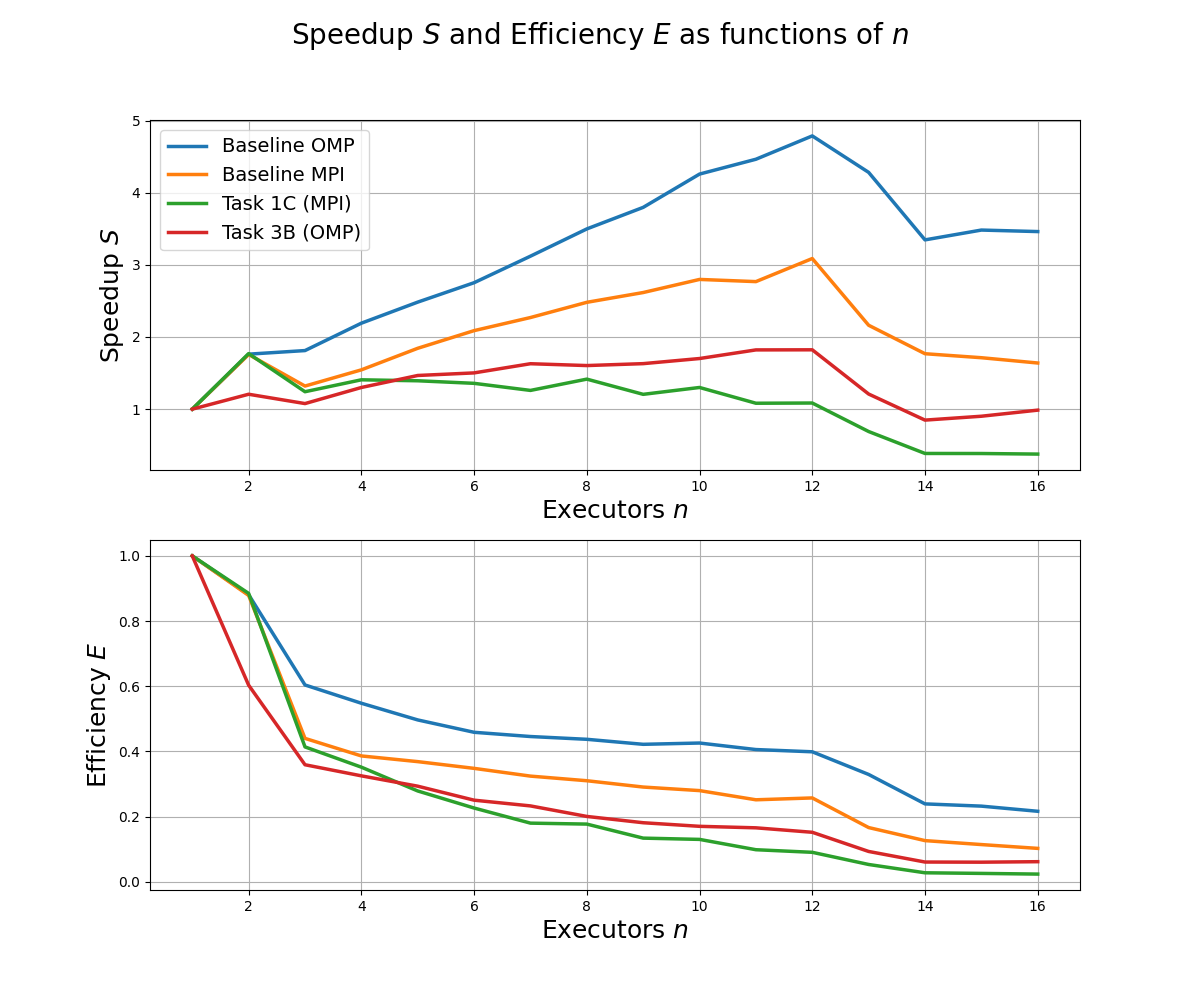

Write Python code to recreate this figure.
import subprocess
import matplotlib.pyplot as plt
import re
import json
from pathlib import Path

average = 5
max_threads = 16
repo_path = Path(__file__).parent.parent

mpi_base_path = repo_path / "build" / "OMP_Lab" / "MPI_Base"
omp_base_path = repo_path / "build" / "OMP_Lab" / "OMP_Base"
mpi_1c_path = repo_path / "build" / "OMP_Lab" / "MPI_1c"
omp_3b_path = repo_path / "build" / "OMP_Lab" / "OMP_3b"
data_path = repo_path / "OMP_Lab" / "data.json"
plot_path = repo_path / "OMP_Lab" / "plot.png"


class measure_type:
    threads: int
    time: float

    def __init__(self, threads: int, time: float):
        self.threads = threads
        self.time = time

    def __repr__(self) -> str:
        return f'"{self.threads}": {self.time}'


class measures_type:
    mpi_base: list[measure_type]
    omp_base: list[measure_type]
    mpi_1c: list[measure_type]
    omp_3b: list[measure_type]

    def __init__(self):
        self.mpi_base = []
        self.omp_base = []
        self.mpi_1c = []
        self.omp_3b = []

    def __repr__(self) -> str:
        mpi_base_repr = ", ".join(repr(m) for m in self.mpi_base)
        omp_base_repr = ", ".join(repr(m) for m in self.omp_base)
        mpi_1c_repr = ", ".join(repr(m) for m in self.mpi_1c)
        omp_3b_repr = ", ".join(repr(m) for m in self.omp_3b)
        return f'{{ "mpi_base": {{ {mpi_base_repr} }}, "omp_base": {{ {omp_base_repr} }}, "mpi_1c": {{ {mpi_1c_repr} }}, "omp_3b": {{ {omp_3b_repr} }} }}'


def count_time(args: list[str], prog: str) -> float:
    res: float = 0.0
    for i in range(average):
        p = subprocess.Popen(
            args=args, stdout=subprocess.PIPE, cwd=repo_path, encoding="UTF-8"
        )
        out, err = p.communicate()
        pattern = r"Elapsed time:\s*([0-9]*\.?[0-9]+(?:[eE][+-]?[0-9]+)?)\s*seconds"
        match = re.search(pattern, out)
        if match:
            elapsed_time = float(match.group(1))
            res = res + elapsed_time
        else:
            raise Exception(f"can not get time from '{prog}'")
    res = res / average
    return round(res, 4)


def measure_mpi(prog: str, threads: int) -> float:
    args = ["mpirun", "--map-by", ":oversubscribe", "-n", f"{threads}", f"{prog}"]
    return count_time(args, prog)


def measure_omp(prog: str, threads: int) -> float:
    args = [f"{prog}", f"{threads}"]
    return count_time(args, prog)


def write_data():
    data = measures_type()
    for i in range(1, max_threads + 1):
        mpi_base = measure_type(i, measure_mpi(mpi_base_path, i))
        omp_base = measure_type(i, measure_omp(omp_base_path, i))
        mpi_1c = measure_type(i, measure_mpi(mpi_1c_path, i))
        omp_3b = measure_type(i, measure_omp(omp_3b_path, i))
        data.mpi_base.append(mpi_base)
        data.omp_base.append(omp_base)
        data.mpi_1c.append(mpi_1c)
        data.omp_3b.append(omp_3b)
    with open(data_path, "w") as f:
        f.write(str(data))


def read_data() -> measures_type:
    data = measures_type()
    with open(data_path, "r") as f:
        res = json.load(f)
    mpi_base_measures = res["mpi_base"]
    for key, value in mpi_base_measures.items():
        data.mpi_base.append(measure_type(int(key), float(value)))
    omp_base_measures = res["omp_base"]
    for key, value in omp_base_measures.items():
        data.omp_base.append(measure_type(int(key), float(value)))
    mpi_1c_measures = res["mpi_1c"]
    for key, value in mpi_1c_measures.items():
        data.mpi_1c.append(measure_type(int(key), float(value)))
    omp_3b_measures = res["omp_3b"]
    for key, value in omp_3b_measures.items():
        data.omp_3b.append(measure_type(int(key), float(value)))
    return data


def plot_speedup(ax, measures: list[measure_type], label: str):
    speedup_of_executors = []
    efficiency_of_executors = []
    threads_list = [measure.threads for measure in measures]
    seq_time = next((measure for measure in measures if measure.threads == 1), None)
    for measure in measures:
        speedup_of_executors.append(seq_time.time / measure.time)
        efficiency_of_executors.append(seq_time.time / measure.time / measure.threads)

    ax[0].plot(threads_list, speedup_of_executors, label=label, linewidth=2.5)
    ax[1].plot(threads_list, efficiency_of_executors, label=label, linewidth=2.5)


def main():
    write_data()
    data = read_data()

    fig, ax = plt.subplots(nrows=2, figsize=[12, 10])

    fig.suptitle(r"Speedup $S$ and Efficiency $E$ as functions of $n$", fontsize=20)
    print(data)

    plot_speedup(ax, data.omp_base, "Baseline OMP")
    plot_speedup(ax, data.mpi_base, "Baseline MPI")
    plot_speedup(ax, data.mpi_1c, "Task 1C (MPI)")
    plot_speedup(ax, data.omp_3b, "Task 3B (OMP)")

    ax[0].grid()
    ax[0].set_xlabel(r"Executors $n$", fontsize=18)
    ax[0].set_ylabel(r"Speedup $S$", fontsize=18)
    ax[0].legend(loc="best", fontsize=14)

    ax[1].grid()
    ax[1].set_xlabel(r"Executors $n$", fontsize=18)
    ax[1].set_ylabel(r"Efficiency $E$", fontsize=18)

    plt.show()
    #plt.savefig(plot_path)


if __name__ == "__main__":
    main()
